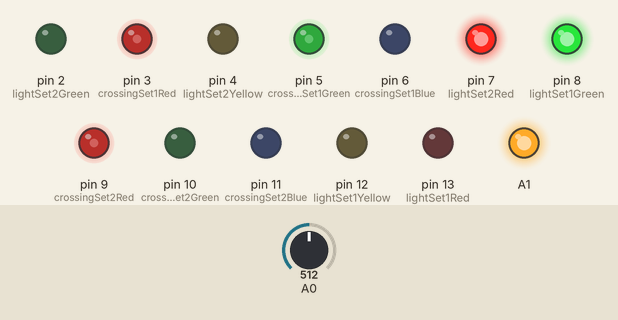
Bench run of a sketch on a simulated Arduino Uno, built with avr-gcc and run on an emulated ATmega328P. Parts: output pins drawn as LEDs (lit = HIGH). Dashed ring = blinking. Inputs (shaded band) come from the test bench; at power-on: A0 = 512. What the sketch prints to the serial monitor is not drawn.

Above: at 1.2 s.
1.3 s: A0 set to 489
At 3.5 s:
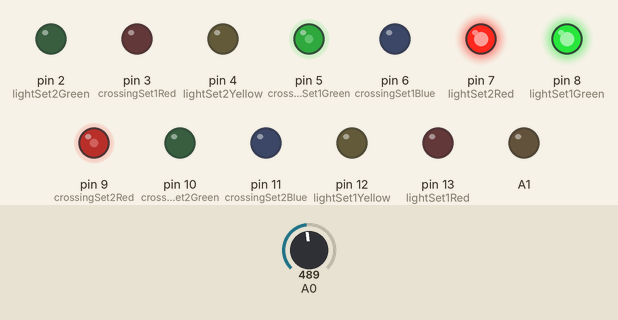
9.1 s: A0 set to 510
At 12.4 s:
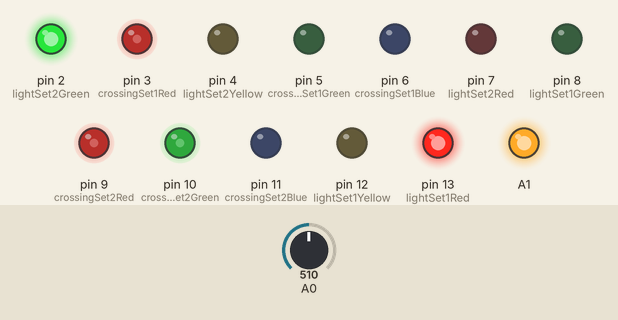
15.2 s: A0 set to 490
At 18.8 s:
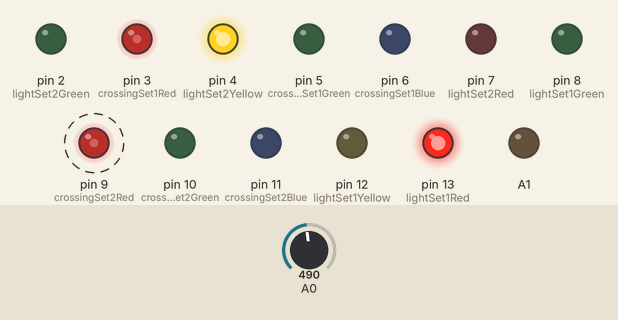
20.8 s: A0 set to 511
At 25.4 s:
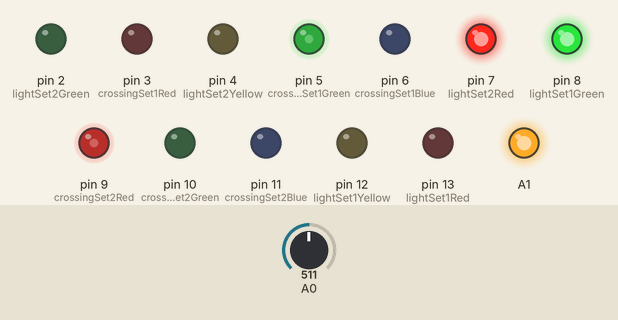
26.4 s: A0 set to 306
At 34.0 s:
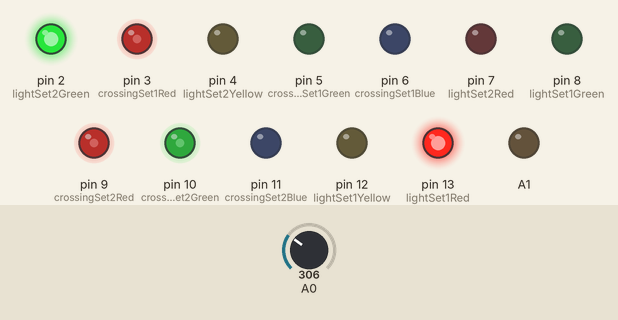
34.2 s: A0 set to 716
At 36.3 s:
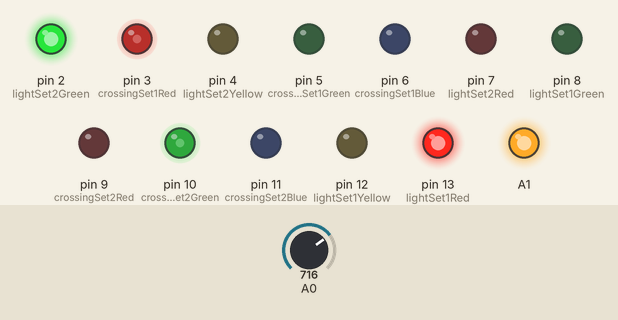
Timing chart, 0 to 53.9 s (numbered marks = the images above; inputs shaded):
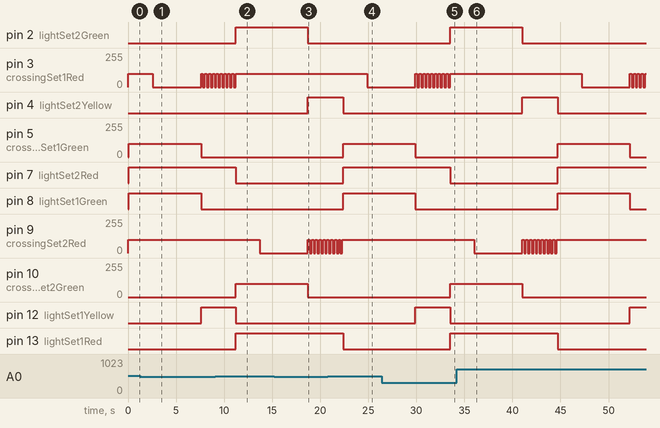

Measured:
- the behaviour switches between 501 and 500 on A0 (found by bisection; images 0 and 1)
- after the input at 1.3 s, A1: HIGH → LOW after 1.3 s
- after the input at 9.1 s, A1: LOW → HIGH after 2.1 s
- after the input at 15.2 s, A1: HIGH → LOW after 3.5 s
- after the input at 20.8 s, A1: LOW → HIGH after 1.5 s
- after the input at 26.4 s, A1: HIGH → LOW after 3.5 s
- after the input at 34.2 s, A1: LOW → HIGH after 1.8 s
- by itself, pin 9 (crossingSet2Red): repeats every 0.40 s: 100/255 0.20 s, 0/255 0.20 s, until it stays 100/255 from 44.6 s

The sketch:

traffic.ino
```cpp
// INITIALIZE VARIBLES
//Traffic Lights
//Set 1 of lights
const int lightSet1Red = 13;
const int lightSet1Yellow = 12;
const int lightSet1Green = 8;
//Set 2 of traffic lights
const int lightSet2Red = 7;
const int lightSet2Yellow = 4;
const int lightSet2Green = 2;

//Pedestrian Crossings
//Set 1 of crossings
const int crossingSet1Green = 5;
const int crossingSet1Blue = 6;
const int crossingSet1Red = 3;
//Set 2 of crossings
const int crossingSet2Green = 10;
const int crossingSet2Blue = 11;
const int crossingSet2Red = 9;
//Misc
int photoresistorVal = 0;

void setup() {
  // Traffic Light Set 1
  pinMode(13, OUTPUT);
  pinMode(12, OUTPUT);
  pinMode(8, OUTPUT);
  // Ends
  // Pedestrian Set 2
  pinMode(crossingSet2Blue, OUTPUT);
  pinMode(crossingSet2Green, OUTPUT);
  pinMode(crossingSet2Red, OUTPUT);
  // Ends
  // Pedestrian Set 1
  pinMode(crossingSet1Blue, OUTPUT);
  pinMode(crossingSet1Green, OUTPUT);
  pinMode(crossingSet1Red, OUTPUT);
  // Ends
  // Traffic Light Set 2
  pinMode(lightSet2Red, OUTPUT);
  pinMode(lightSet2Yellow, OUTPUT);
  pinMode(lightSet2Green, OUTPUT);
  // Ends
  pinMode(A0, INPUT);
  pinMode(A1, OUTPUT);

  // Disable all LED's
  digitalWrite(lightSet1Green, LOW);
  digitalWrite(lightSet1Yellow, LOW);
  digitalWrite(lightSet1Red, LOW);
  digitalWrite(lightSet2Green, LOW);
  digitalWrite(lightSet2Yellow, LOW);
  digitalWrite(lightSet2Red, LOW);

  //setup photoresistor
  Serial.begin(9600);
  digitalWrite(A0, HIGH);
}

void loop() {
// Traffic Light Cycle -------------------------------------------------------
street_lights();
red_one();
red_two();
delay(100);
street_lights();

//set 2 red and set 1 Yellow
gr();
yellow_one();
red_two();
delay(2500);

//set 1 green
street_lights();
gr();
green_one();
delay(5000);
street_lights();

// set 1 yelllow
yr();
flashing_one();
street_lights();

//set 1 red and set 2 yellow
rg();
red_one();
yellow_two();
delay(2500);
street_lights();

// set 2 green
rg();
green_two();
delay(5000);
street_lights();

// set 2 yellow
ry();
flashing_two();
street_lights();
}

void street_lights(){
photoresistorVal = analogRead(A0);
Serial.print(photoresistorVal);
if (photoresistorVal>500){
digitalWrite(A1, HIGH);
}
else{
digitalWrite(A1,LOW);
}
}

//Colours for set 1
void green_one () {
  //set the LED pins to values that make green
  analogWrite(crossingSet1Red, 0);
  analogWrite(crossingSet1Green, 100);
  analogWrite(crossingSet1Blue, 0);
}

void yellow_one () {
  //set the LED pins to values that make yellow
  analogWrite(crossingSet1Red, 100);
  analogWrite(crossingSet1Green, 100);
  analogWrite(crossingSet1Blue, 0);
}

void red_one () {
  //set the LED pins to values that make red
  analogWrite(crossingSet1Red, 100);
  analogWrite(crossingSet1Green, 0);
  analogWrite(crossingSet1Blue, 0);
}

void white_one () {
  //set the LED pins to values that make white
  analogWrite(crossingSet1Red, 100);
  analogWrite(crossingSet1Green, 100);
  analogWrite(crossingSet1Blue, 100);
}

void flashing_one() {
  float start_time = millis();
  const float duration = 3500;
  while (millis() - start_time <= duration) {
  red_one();
  delay(200);
  off_one();
  delay(200);
  }
}

void off_one () {
  analogWrite(crossingSet1Red, 0);
  analogWrite(crossingSet1Green, 0);
  analogWrite(crossingSet1Blue, 0);
}
//Colours for set 2
void green_two () {
  //set the LED pins to values that make green
  analogWrite(crossingSet2Red, 0);
  analogWrite(crossingSet2Green, 100);
  analogWrite(crossingSet2Blue, 0);
}

void yellow_two () {
  //set the LED pins to values that make yellow
  analogWrite(crossingSet2Red, 100);
  analogWrite(crossingSet2Green, 100);
  analogWrite(crossingSet2Blue, 0);
}

void red_two () {
  //set the LED pins to values that make red
  analogWrite(crossingSet2Red, 100);
  analogWrite(crossingSet2Green, 0);
  analogWrite(crossingSet2Blue, 0);
}

void flashing_two() {
  float start_time = millis();
  const float duration = 3500;
  while (millis() - start_time <= duration) {
    red_two();
    delay(200);
    off_two();
    delay(200);
  }
}
void white_two () {
  //set the LED pins to values that make white
  analogWrite(crossingSet2Red,100);
  analogWrite(crossingSet2Green, 100);
  analogWrite(crossingSet2Blue, 100);
}

void off_two() {
  analogWrite(crossingSet2Red, 0);
  analogWrite(crossingSet2Green, 0);
  analogWrite(crossingSet2Blue, 0);
}

//lights
void yr(){
  digitalWrite(lightSet2Yellow, LOW);
  digitalWrite(lightSet2Green, LOW);
  digitalWrite(lightSet1Red, LOW);
  digitalWrite(lightSet2Red, HIGH);
  digitalWrite(lightSet1Yellow, HIGH);
  digitalWrite(lightSet1Green, LOW);
}

void gr(){
  digitalWrite(lightSet2Yellow, LOW);
  digitalWrite(lightSet2Green, LOW);
  digitalWrite(lightSet1Red, LOW);
  digitalWrite(lightSet2Red, HIGH);
  digitalWrite(lightSet1Yellow, LOW);
  digitalWrite(lightSet1Green, HIGH);
}

void ry(){
  digitalWrite(lightSet2Yellow, HIGH);
  digitalWrite(lightSet2Green, LOW);
  digitalWrite(lightSet1Red, HIGH);
  digitalWrite(lightSet2Red, LOW);
  digitalWrite(lightSet1Yellow, LOW);
  digitalWrite(lightSet1Green, LOW);
}

void rg(){
  digitalWrite(lightSet2Yellow, LOW);
  digitalWrite(lightSet2Green, HIGH);
  digitalWrite(lightSet1Red, HIGH);
  digitalWrite(lightSet2Red, LOW);
  digitalWrite(lightSet1Yellow, LOW);
  digitalWrite(lightSet1Green, LOW);
}
```
